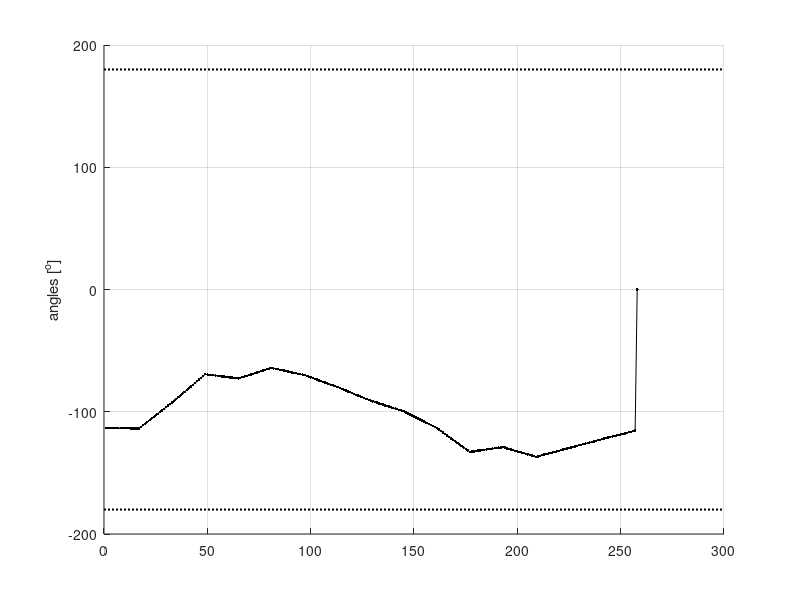

Reproduce this figure in MATLAB.
clear all
clc

% D = load('../robot_paths.txt');
D = dlmread('./path.txt',' ',1,0);
D = D(:,1:12);

figure(1)
clf
hold on
for i = 12%1:12
    %     plot(D(:,1),D(:,i),'.-k');
    plot(rad2deg(D(:,i)),'.-k');
    
    %     plot(Do(:,i),'x--r');
    plot(xlim,180*[1 1],':k','linewidth',1.5);
    plot(xlim,-180*[1 1],':k','linewidth',1.5);
    
    grid on
    %     pause(1)
end
hold off
ylabel('angles [^o]');
% title(['Local connection distance: ' num2str( norm(D(1,:)-D(end,:)) ) ]);

%%
% for i = 2:size(D,1)
%     d(i-1) = norm(D(i,:)-D(i-1,:));
%     m(i-1) = max(abs(D(i,:)-D(i-1,:)));
% end
% figure(2)
% plot(d);
% hold on
% plot(m);
% hold off
% legend('d','m');
